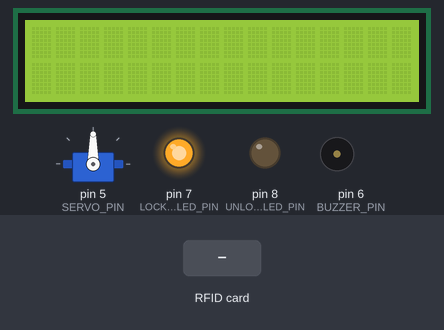
Recording of a sketch running on a simulated Arduino Uno, built with avr-gcc and run on an emulated ATmega328P. Parts: 16×2 character LCD, servo, output pins drawn as LEDs (lit = HIGH), buzzer (waves = sounding, pin HIGH). The inputs (shaded band) are chosen by the test bench. Pins used as bus, display or sensor lines are not drawn; what the sketch prints to the serial monitor is not drawn.

Above: at 1.3 s.
1.4 s: RFID card 5E 7A 19 C4 held to the reader
At 2.2 s:
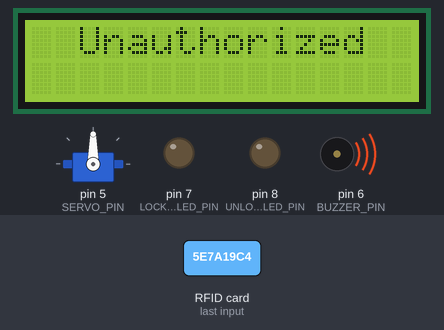
At 3.9 s:
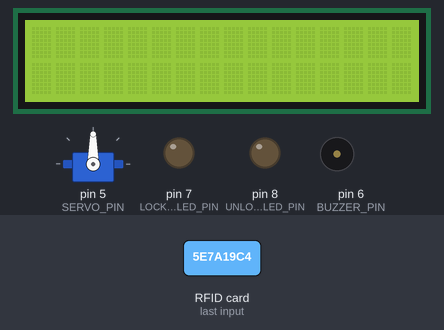
Timing chart, 0 to 5.4 s (numbered marks = the images above; inputs shaded):
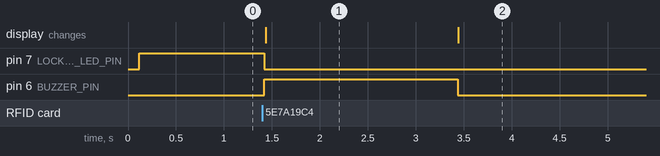

Measured:
- after the input at 1.4 s, pin 7 (LOCKED_LED_PIN): HIGH → LOW at once; pin 6 (BUZZER_PIN): LOW → HIGH at once, → LOW 2.0 s later; the display: changes at once (image 1)
- what the display in image 1 shows lasts 2.0 s, from 1.4 s to 3.4 s

The sketch:

Rfid_code.ino
```cpp
#include <SPI.h>
#include <Wire.h>
#include <LiquidCrystal_I2C.h>
#include <MFRC522.h>
#include <Servo.h>

#define SS_PIN 10
#define RST_PIN 9
#define UNLOCKED_LED_PIN 8
#define LOCKED_LED_PIN 7
#define SERVO_PIN 5
#define BUZZER_PIN 6

MFRC522 rfid(SS_PIN, RST_PIN);
String lockCard = "51 233 58 197";
String unlockCard = "19 167 145 245";

bool locked = true;
Servo myServo;
LiquidCrystal_I2C lcd(0x27, 16, 2);

void setup() {
  Serial.begin(9600);
  Serial.println("Starting the RFID Reader...");
  SPI.begin();
  rfid.PCD_Init();
  lcd.init();
  lcd.backlight();
  pinMode(UNLOCKED_LED_PIN, OUTPUT);
  pinMode(LOCKED_LED_PIN, OUTPUT);
  pinMode(BUZZER_PIN, OUTPUT);
  digitalWrite(LOCKED_LED_PIN, HIGH);
  digitalWrite(BUZZER_PIN, LOW);
  myServo.attach(SERVO_PIN);
}

void loop() {
  if (rfid.PICC_IsNewCardPresent() && rfid.PICC_ReadCardSerial()) {
    String rfidDetected = "";
    for (byte i = 0; i < rfid.uid.size; i++) {
      rfidDetected += String(rfid.uid.uidByte[i]);
      if (i < rfid.uid.size - 1) {
        rfidDetected += " ";
      }
    }
    Serial.println(rfidDetected);

    if (rfidDetected == lockCard) {
      locked = true;
      digitalWrite(UNLOCKED_LED_PIN, LOW);
      digitalWrite(LOCKED_LED_PIN, HIGH);
      digitalWrite(BUZZER_PIN, HIGH);
      myServo.write(180);
      displayCentered("Locked");
    } else if (rfidDetected == unlockCard) {
      locked = false;
      digitalWrite(LOCKED_LED_PIN, LOW);
      digitalWrite(UNLOCKED_LED_PIN, HIGH);
      digitalWrite(BUZZER_PIN, LOW);
      myServo.write(0);
      displayCentered("Unlocked");
    } else {
      digitalWrite(UNLOCKED_LED_PIN, LOW);
      digitalWrite(LOCKED_LED_PIN, LOW);
      digitalWrite(BUZZER_PIN, HIGH);
      displayCentered("Unauthorized");
    }
    delay(2000); // Delay after displaying status
    digitalWrite(BUZZER_PIN, LOW); // Turn off buzzer
    displayCentered(""); // Clear display
  }
}

void displayCentered(String text) {
  int length = text.length();
  int spaces = (16 - length) / 2;
  lcd.clear();
  lcd.setCursor(spaces, 0);
  lcd.print(text);
}
```
